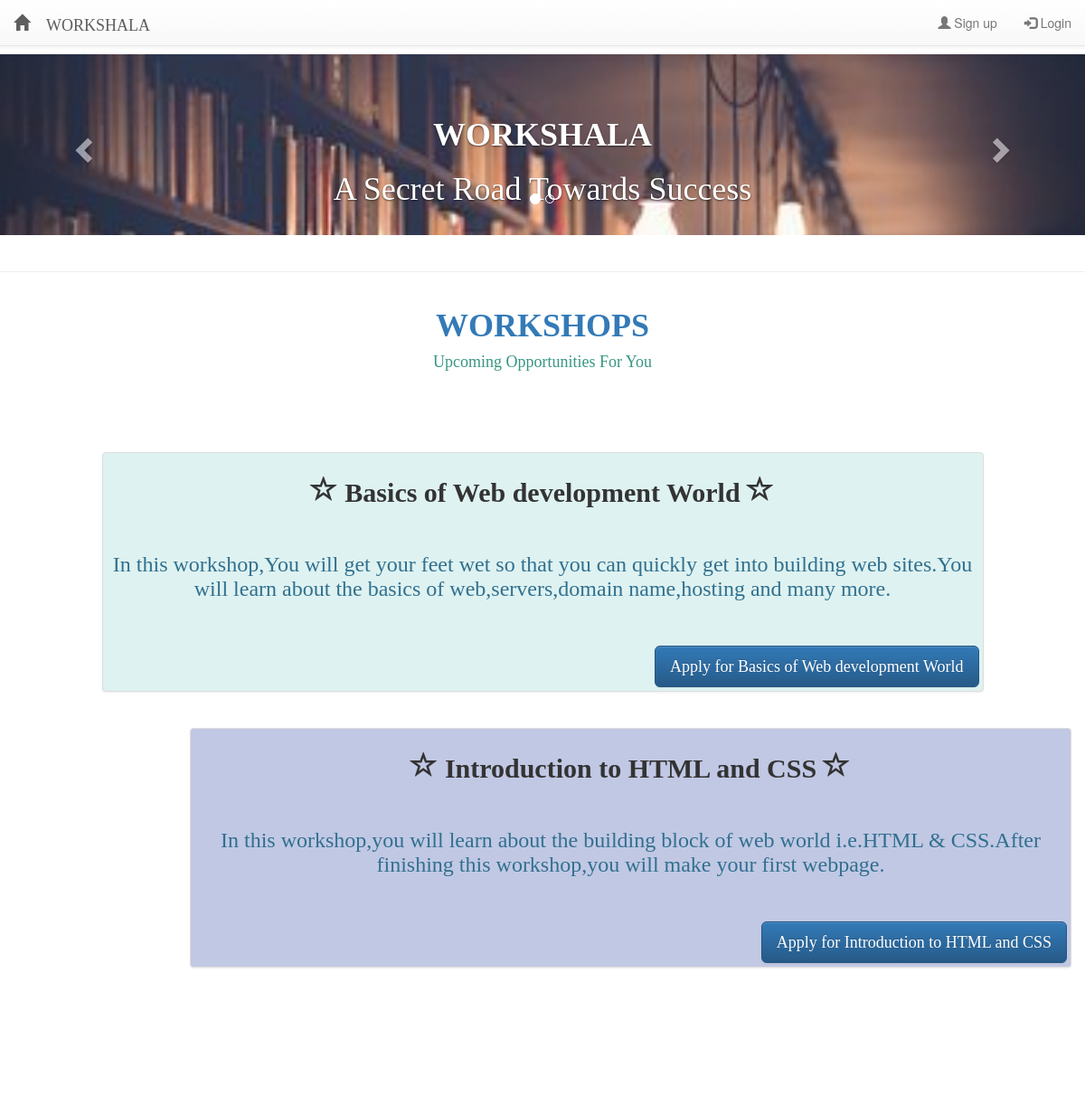
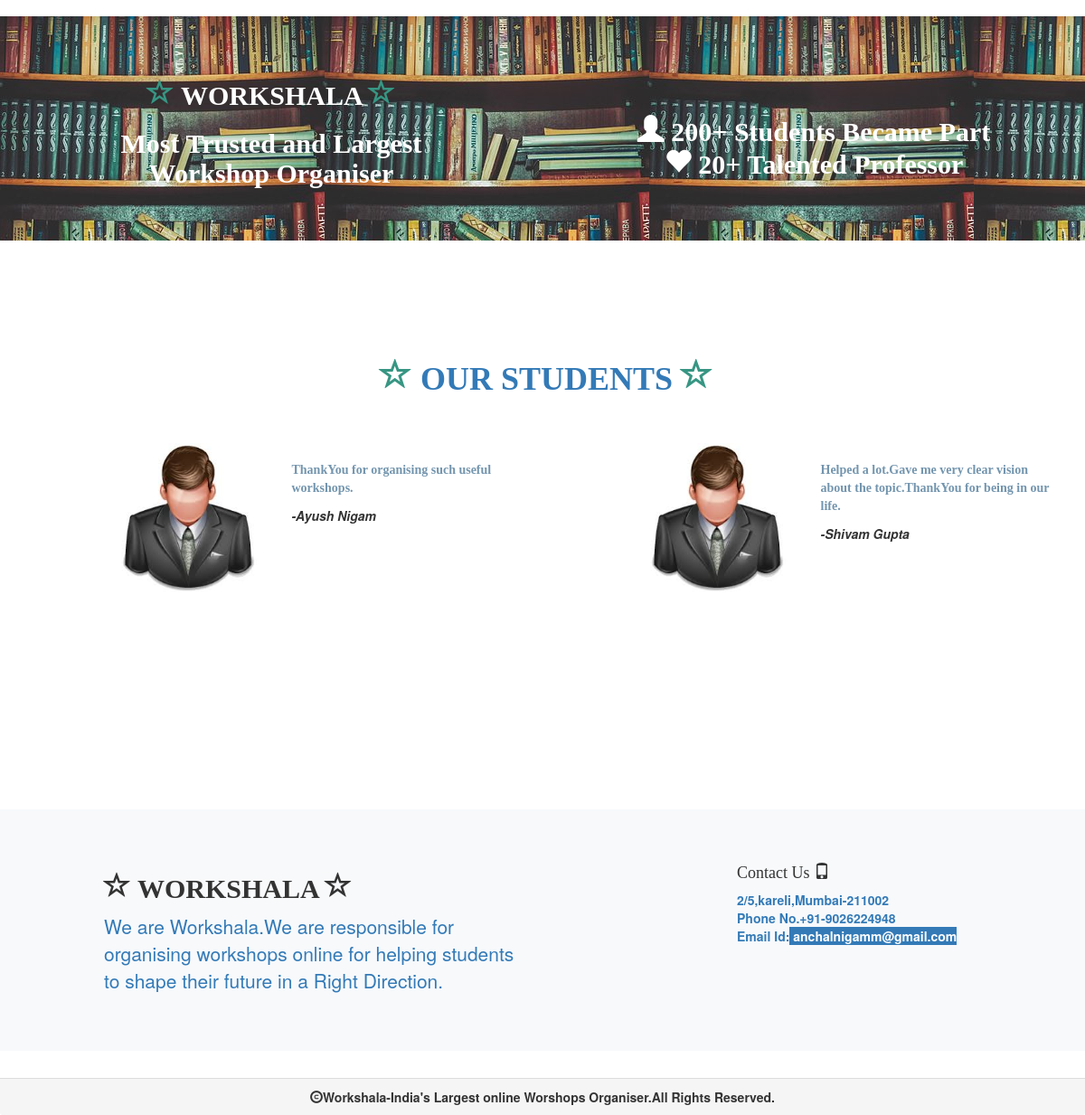
The page / on the database its author committed (2 pictures, top to bottom).
### tables this page shows
CREATE TABLE `workshop` (
  `id` int(11) NOT NULL,
  `name` varchar(50) NOT NULL,
  `details` text NOT NULL
);

### index.php (the view, shortened to what this page needs)
<!DOCTYPE html>
<html>
<head>
	<link rel="stylesheet" href="css/style.css">
    <link rel="stylesheet" type="text/css" href="css/bootstrap.min.css">
	<link rel="stylesheet" href="css/bootstrap-theme.min.css">
<link rel="stylesheet"
  href="https://cdnjs.cloudflare.com/ajax/libs/animate.css/3.5.2/animate.min.css">
</head>
<body>
<?php
include 'connect.php';
?>
<nav class="navbar navbar-default navbar-fixed-top" >
 <div class="container-fluid">
 <div class="navbar-header">
      <a class="navbar-brand" href="index.php"><span class="glyphicon glyphicon-home"> WORKSHALA</span></a>
	</div>
  <?php
if(isset($_SESSION['Email'])){
$email=$_SESSION['Email'];
$name=mysqli_query($con,"SELECT * FROM users WHERE Email='$email'");
$res=mysqli_fetch_assoc($name);
$n=$res["Name"];
  echo "<ul class='nav navbar-nav navbar-right'>
      <li class='nav navbar-text'>Welcome $n</li>
	   <li><a href='dash.php'>My Dashboard</a></li>
      <li><a href='logout.php'><span class='glyphicon glyphicon-log-in'></span> Logout</a></li>
</ul>";
}
else{
 echo "<div id='my' class='collapse navbar-collapse'>
    <ul class='nav navbar-nav navbar-right'>
       <li><a href='register.php'><span class='glyphicon glyphicon-user'></span> Sign up</a></li>
      <li><a href='login.php'><span class='glyphicon glyphicon-log-in'></span> Login</a></li>
    </ul>
</div>";
} ?>
</div>
</nav><br/><br/><br/>
<div id="myCarousel" class="carousel slide" data-ride="carousel">
    <ol class="carousel-indicators">
      <li data-target="#myCarousel" data-slide-to="0" class="active"></li>
      <li data-target="#myCarousel" data-slide-to="1"></li>
    </ol>
    <div class="carousel-inner">
      <div class="item active">
	  <div class="carousel-caption">
          <h1 style="font-family:garamond"><strong>WORKSHALA</strong></h1>
          <h1 style="font-family:vivaldi">A Secret Road Towards Success</h1>
        </div>
        <img  class="animated rollIn" src="css/bh.jpg" alt="Chicago" style="width:100%">
      </div>
    </div>
    <a class="left carousel-control" href="#myCarousel" data-slide="prev">
      <span class="glyphicon glyphicon-chevron-left"></span>
    </a>
    <a class="right carousel-control" href="#myCarousel" data-slide="next">
      <span class="glyphicon glyphicon-chevron-right"></span>
    </a>
  </div>
	<br/>
	<hr>
<div class="container text-center">
   <h1 style="font-family:garamond" class="text-primary"><strong>WORKSHOPS</strong></h1>
<h4 style="font-family:cursive;color:#379683">Upcoming Opportunities For You</h4>
</div><br/><br/><br/>
<?php
$sqlget="SELECT * From workshop";
$sqldata=mysqli_query($con,$sqlget);
$b=1;
while($row=mysqli_fetch_assoc($sqldata)){
$a=$row['name'];
$d=$row['details'];
 echo "<div class='container'><br/>
<div class='row'>";
if($b%2!=0){
echo "<div class='col-lg-10 col-lg-offset-1 thumbnail' style='background-color:#DEF2F1;font-family:garamond'>";
}
else {
echo "<div class='col-lg-10 col-lg-offset-2 thumbnail' style='background-color:#C1C8E4;font-family:garamond'>";
}
echo "<h2 class='text-center' style='font-family:garamond' ><strong><span class='glyphicon glyphicon-star-empty'></span> $a
<span class='glyphicon glyphicon-star-empty'></span><strong></h2><br/>
<h3 style='font-family:Tangerine' class='text-center text-info'>$d</h3><br/><br/>";
if(isset($_SESSION['Email'])){
echo "<form method='POST' action='index.php'>
<center><input type='submit' name='submit' value='Apply for $a'/></center>
</form>";
}
else{
echo "<a href='login.php' class='btn btn-primary btn-lg pull-right'>Apply for $a</a><br/><br/>";
}
echo "</div>
</div>
</div>";
$b++;
}
?>
<br/><br/><br/><br/><br/><br/><br/><br/>
  <div class="jumbotron" style="background-image:url('css/pooo.jpg')">
   <div class="container-fluid">
  <div class="row">
    <div class="col-lg-4 col-lg-offset-1">
	   <h2 class="animated pulse infinite text-center" style="font-family:impact;color:white"><span class="glyphicon glyphicon-star-empty" style="color:#379683"></span>
	   <strong>WORKSHALA <strong><span class="glyphicon glyphicon-star-empty" style="color:#379683"></span></h2>
	   <h2 class="text-center text-danger" style="font-family:vivaldi;color:white"><strong>Most Trusted and Largest Workshop Organiser<strong></h2>
	</div>
	<div class="col-lg-6 col-lg-offset-1 text-center" ><br/><br/>
	  <h2 style="font-family:garamond;color:white"><strong><span class="glyphicon glyphicon-user" ></span> 200+ Students Became Part<br/>
	  <span class="glyphicon glyphicon-heart"></span> 20+ Talented Professor<strong></h2>
	</div>
  </div>
  </div>
  </div>
<br/><br/><br/><br/>
<div class="container">
<div class="row">
<div class="col-lg-8 col-lg-offset-4 col-md-6 col-xs-offset-3">
<h1 style="font-family:garamond" class="text-primary animated fadeIn infinite"><strong><span class="glyphicon glyphicon-star-empty" style="color:#379683"></span> OUR STUDENTS</strong>
<span class="glyphicon glyphicon-star-empty" style="color:#379683"></span></h1><br/><br/>
</div>
</div>
<div class="row">
<div class="col-lg-2 col-lg-offset-1 col-xs-offset-1">
 <img class="img-responsive " src="css/i1.jpg"></div>
 <div class="col-lg-3"><br/>
 <p style="font-family:verdana;color:#7395AE">ThankYou for organising such useful workshops.<footer><cite>-Ayush Nigam</cite></footer></p>
 </div>
 <div class="col-lg-2 col-lg-offset-1 col-xs-offset-1">
 <img class="img-responsive " src="css/i1.jpg"></div>
 <div class="col-lg-3"><br/>
 <p style="font-family:verdana;color:#7395AE">Helped a lot.Gave me very clear vision about the topic.ThankYou for being in our life.<footer><cite>-Shivam Gupta</cite></footer></p>
 </div>
</div>
</div>
<br/><br/><br/><br/><br/><br/><br/><br/>
<br/><br/><br/><br/>
<div class="jumbotron" style="background-color:#F7F9FB">
<div class="container-fluid">
<div class="row">
<div class="col-md-5 col-xs-offset-1">
<h2 class="animated pulse infinite "style="font-family:serif"><span class="glyphicon glyphicon-star-empty "></span><strong>
WORKSHALA <strong><span class="glyphicon glyphicon-star-empty"></span></h2>
<p style="font-family:Helvetica Neue" class="text-primary">We are Workshala.We are responsible for organising workshops online for helping students to shape their future in a Right Direction.</p>
</div>
<div class="col-md-4 col-xs-offset-2">
<h4 style="font-family:impact">Contact Us <span class="glyphicon glyphicon-phone animated headShake infinite"></span></h4>
<ul class="list-unstyled">
		      <li class="text-primary">2/5,kareli,Mumbai-211002</li>
			  <li class="text-primary">Phone No.+91-9026224948</li>
			  <li class="text-primary">Email Id:<span class="bg-primary"> anchalnigamm@gmail.com</span></li>
</div>
 </div>
</div>
</div>
<div class="panel-footer text-center">
<span class="glyphicon glyphicon-copyright-mark"></span>Workshala-India's Largest online Worshops Organiser.All Rights Reserved.
</div>
</body>
</html>

### css/style.css (style rules this page uses)
p { font-family:impact; }
.carousel-inner { max-height: 200px !important; }
.carousel-caption { top:30px; }

### rows shown on the page
workshop: name "Basics of Web development World", details "In this workshop,You will get your feet wet so that you can quickly get into building web sites.You will learn about the basics of web,servers,domain name,hosting and many more."
workshop: name "Introduction to HTML and CSS", details "In this workshop,you will learn about the building block of web world i.e.HTML & CSS.After finishing this workshop,you will make your first webpage."
